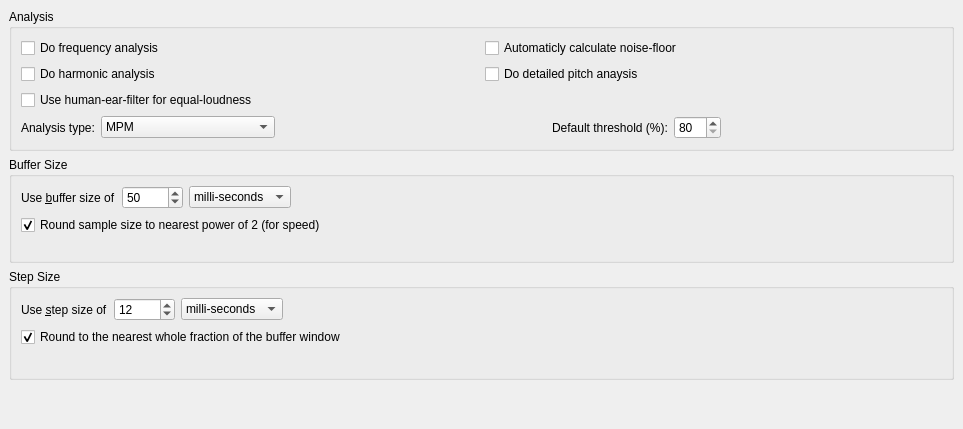
     <widget class="QWidget" name="tab_3" >
      <attribute name="title" >
       <string>Analysis</string>
      </attribute>
      <layout class="QVBoxLayout" >
       <property name="margin" >
        <number>9</number>
       </property>
       <property name="spacing" >
        <number>6</number>
       </property>
       <item>
        <widget class="QGroupBox" name="analysisGroupBox" >
         <property name="title" >
          <string>Analysis</string>
         </property>
         <layout class="QVBoxLayout" >
          <property name="margin" >
           <number>9</number>
          </property>
          <property name="spacing" >
           <number>6</number>
          </property>
          <item>
           <layout class="QGridLayout" >
            <property name="margin" >
             <number>0</number>
            </property>
            <property name="spacing" >
             <number>6</number>
            </property>
            <item row="1" column="0" >
             <widget class="QCheckBox" name="doingHarmonicAnalysis" >
              <property name="toolTip" >
               <string>&lt;qt>Unchecking this will reduce some processor time, but the widgets that use harmonic infomation will not work.&lt;/qt></string>
              </property>
              <property name="text" >
               <string>Do harmonic analysis</string>
              </property>
             </widget>
            </item>
            <item row="0" column="0" >
             <widget class="QCheckBox" name="doingFreqAnalysis" >
              <property name="toolTip" >
               <string>&lt;qt>Unchecking this will turn off all analysis. This still allows recording, and is useful on really slow machines, where the file can be opened again afterwards with analysis in non real-time.&lt;/qt></string>
              </property>
              <property name="text" >
               <string>Do frequency analysis</string>
              </property>
             </widget>
            </item>
            <item row="0" column="1" >
             <widget class="QCheckBox" name="doingAutoNoiseFloor" >
              <property name="toolTip" >
               <string>&lt;qt>Uses the lowest RMS value to estimate the noise-floor&lt;/qt></string>
              </property>
              <property name="text" >
               <string>Automaticly calculate noise-floor</string>
              </property>
             </widget>
            </item>
            <item row="1" column="1" >
             <widget class="QCheckBox" name="doingDetailedPitch" >
              <property name="cursor" >
               <cursor>0</cursor>
              </property>
              <property name="text" >
               <string>Do detailed pitch anaysis</string>
              </property>
             </widget>
            </item>
            <item row="2" column="0" >
             <widget class="QCheckBox" name="doingEqualLoudness" >
              <property name="toolTip" >
               <string>&lt;qt>Apply a 2nd order highpass butterworth filter to reduce low frequencies filtered by the middle-outer ear&lt;/qt></string>
              </property>
              <property name="text" >
               <string>Use human-ear-filter for equal-loudness</string>
              </property>
             </widget>
            </item>
           </layout>
          </item>
          <item>
           <layout class="QHBoxLayout" >
            <property name="margin" >
             <number>0</number>
            </property>
            <property name="spacing" >
             <number>6</number>
            </property>
            <item>
             <widget class="QLabel" name="analysisTypeLabel" >
              <property name="text" >
               <string>Analysis type:</string>
              </property>
             </widget>
            </item>
            <item>
             <widget class="QComboBox" name="analysisType" >
              <property name="toolTip" >
               <string>&lt;qt>Choose algorithm type. McLeod Pitch Method (MPM) recomended.&lt;/qt></string>
              </property>
              <item>
               <property name="text" >
                <string>MPM</string>
               </property>
              </item>
              <item>
               <property name="text" >
                <string>Autocorrelation</string>
               </property>
              </item>
              <item>
               <property name="text" >
                <string>MPM + Modified Cepstrum</string>
               </property>
              </item>
             </widget>
            </item>
            <item>
             <spacer>
              <property name="orientation" >
               <enum>Qt::Horizontal</enum>
              </property>
              <property name="sizeType" >
               <enum>QSizePolicy::Expanding</enum>
              </property>
              <property name="sizeHint" >
               <size>
                <width>271</width>
                <height>20</height>
               </size>
              </property>
             </spacer>
            </item>
            <item>
             <widget class="QLabel" name="thresholdTextLabel" >
              <property name="text" >
               <string>Default threshold (%):</string>
              </property>
             </widget>
            </item>
            <item>
             <widget class="QSpinBox" name="thresholdValue" >
              <property name="toolTip" >
               <string>&lt;qt>The defaul threshold for a new channel. This threshold is used in MPM to help determine the correct octave for a note's pitch. This threshold can be changed on screen per channel.&lt;/qt></string>
              </property>
              <property name="maximum" >
               <number>100</number>
              </property>
              <property name="minimum" >
               <number>80</number>
              </property>
              <property name="singleStep" >
               <number>1</number>
              </property>
             </widget>
            </item>
            <item>
             <spacer>
              <property name="orientation" >
               <enum>Qt::Horizontal</enum>
              </property>
              <property name="sizeType" >
               <enum>QSizePolicy::Expanding</enum>
              </property>
              <property name="sizeHint" >
               <size>
                <width>221</width>
                <height>20</height>
               </size>
              </property>
             </spacer>
            </item>
           </layout>
          </item>
         </layout>
        </widget>
       </item>
       <item>
        <widget class="QGroupBox" name="bufferSizeGroupBox" >
         <property name="title" >
          <string>Buffer Size</string>
         </property>
         <layout class="QVBoxLayout" >
          <property name="margin" >
           <number>9</number>
          </property>
          <property name="spacing" >
           <number>6</number>
          </property>
          <item>
           <layout class="QHBoxLayout" >
            <property name="margin" >
             <number>0</number>
            </property>
            <property name="spacing" >
             <number>6</number>
            </property>
            <item>
             <widget class="QLabel" name="bufferSizeTextLabel" >
              <property name="text" >
               <string>Use &amp;buffer size of</string>
              </property>
              <property name="buddy" >
               <cstring>bufferSizeValue</cstring>
              </property>
             </widget>
            </item>
            <item>
             <widget class="QSpinBox" name="bufferSizeValue" >
              <property name="toolTip" >
               <string>&lt;qt>This is the buffer size used in analysis. This determines the range of pitch that can be found&lt;/qt></string>
              </property>
              <property name="maximum" >
               <number>99999</number>
              </property>
              <property name="minimum" >
               <number>1</number>
              </property>
              <property name="value" >
               <number>50</number>
              </property>
             </widget>
            </item>
            <item>
             <widget class="QComboBox" name="bufferSizeUnit" >
              <item>
               <property name="text" >
                <string>milli-seconds</string>
               </property>
              </item>
              <item>
               <property name="text" >
                <string>samples</string>
               </property>
              </item>
             </widget>
            </item>
            <item>
             <spacer>
              <property name="orientation" >
               <enum>Qt::Horizontal</enum>
              </property>
              <property name="sizeType" >
               <enum>QSizePolicy::Expanding</enum>
              </property>
              <property name="sizeHint" >
               <size>
                <width>180</width>
                <height>20</height>
               </size>
              </property>
             </spacer>
            </item>
           </layout>
          </item>
          <item>
           <widget class="QCheckBox" name="bufferSizeRound" >
            <property name="toolTip" >
             <string>&lt;qt>This enables efficient use of the Fast Fourier Transform (FFT). Prefered.&lt;/qt></string>
            </property>
            <property name="text" >
             <string>Round sample size to nearest power of 2 (for speed)</string>
            </property>
            <property name="checked" >
             <bool>true</bool>
            </property>
           </widget>
          </item>
          <item>
           <spacer>
            <property name="orientation" >
             <enum>Qt::Vertical</enum>
            </property>
            <property name="sizeHint" >
             <size>
              <width>20</width>
              <height>16</height>
             </size>
            </property>
           </spacer>
          </item>
         </layout>
        </widget>
       </item>
       <item>
        <widget class="QGroupBox" name="stepSizeGroupBox" >
         <property name="title" >
          <string>Step Size</string>
         </property>
         <layout class="QVBoxLayout" >
          <property name="margin" >
           <number>9</number>
          </property>
          <property name="spacing" >
           <number>6</number>
          </property>
          <item>
           <layout class="QHBoxLayout" >
            <property name="margin" >
             <number>0</number>
            </property>
            <property name="spacing" >
             <number>6</number>
            </property>
            <item>
             <widget class="QLabel" name="stepSizeTextLabel" >
              <property name="text" >
               <string>Use &amp;step size of</string>
              </property>
              <property name="buddy" >
               <cstring>stepSizeValue</cstring>
              </property>
             </widget>
            </item>
            <item>
             <widget class="QSpinBox" name="stepSizeValue" >
              <property name="toolTip" >
               <string>&lt;qt>This is how often the analysis is performed. About a half or a quarter of the buffer size is prefered.&lt;/qt></string>
              </property>
              <property name="prefix" >
               <string/>
              </property>
              <property name="maximum" >
               <number>99999</number>
              </property>
              <property name="minimum" >
               <number>1</number>
              </property>
              <property name="value" >
               <number>12</number>
              </property>
             </widget>
            </item>
            <item>
             <widget class="QComboBox" name="stepSizeUnit" >
              <item>
               <property name="text" >
                <string>milli-seconds</string>
               </property>
              </item>
              <item>
               <property name="text" >
                <string>samples</string>
               </property>
              </item>
             </widget>
            </item>
            <item>
             <spacer>
              <property name="orientation" >
               <enum>Qt::Horizontal</enum>
              </property>
              <property name="sizeType" >
               <enum>QSizePolicy::Expanding</enum>
              </property>
              <property name="sizeHint" >
               <size>
                <width>210</width>
                <height>21</height>
               </size>
              </property>
             </spacer>
            </item>
           </layout>
          </item>
          <item>
           <widget class="QCheckBox" name="stepSizeRound" >
            <property name="toolTip" >
             <string>&lt;qt>This enables efficient buffer manipulation. Prefered.&lt;/qt></string>
            </property>
            <property name="text" >
             <string>Round to the nearest whole fraction of the buffer window</string>
            </property>
            <property name="checked" >
             <bool>true</bool>
            </property>
           </widget>
          </item>
          <item>
           <spacer>
            <property name="orientation" >
             <enum>Qt::Vertical</enum>
            </property>
            <property name="sizeHint" >
             <size>
              <width>20</width>
              <height>21</height>
             </size>
            </property>
           </spacer>
          </item>
         </layout>
        </widget>
       </item>
       <item>
        <spacer>
         <property name="orientation" >
          <enum>Qt::Vertical</enum>
         </property>
         <property name="sizeHint" >
          <size>
           <width>20</width>
           <height>40</height>
          </size>
         </property>
        </spacer>
       </item>
      </layout>
     </widget>
